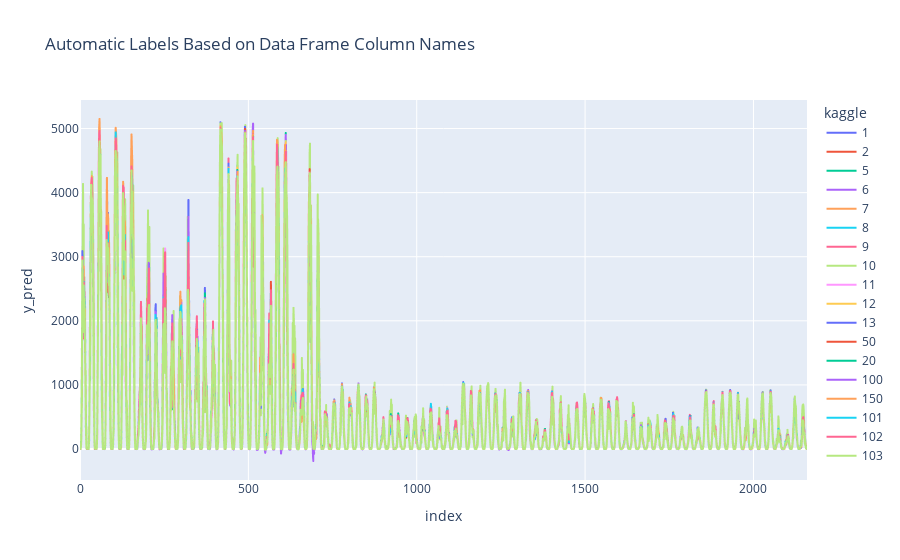

Notebook cell for this chart:
### Code cell
fig = px.line(ret.reset_index(), x="index", y="y_pred", color="kaggle",
                title="Automatic Labels Based on Data Frame Column Names")
fig.show()

### Figure 1 — Plotly figure (JSON) as saved in the notebook; plotly's stock layout.template omitted (floating-point values rounded to 4 significant figures; data arrays with more than 128 entries replaced by an {"elided": "..."} marker saying what was removed)
{"data": [{"hovertemplate": "kaggle=1<br>index=%{x}<br>y_pred=%{y}<extra></extra>", "legendgroup": "1", "line": {"color": "#636efa", "dash": "solid"}, "marker": {"symbol": "circle"}, "mode": "lines", "name": "1", "showlegend": true, "type": "scattergl", "x": {"elided": "2160 int values"}, "xaxis": "x", "y": {"elided": "2160 float values"}, "yaxis": "y"}, {"hovertemplate": "kaggle=2<br>index=%{x}<br>y_pred=%{y}<extra></extra>", "legendgroup": "2", "line": {"color": "#EF553B", "dash": "solid"}, "marker": {"symbol": "circle"}, "mode": "lines", "name": "2", "showlegend": true, "type": "scattergl", "x": {"elided": "2160 int values"}, "xaxis": "x", "y": {"elided": "2160 float values"}, "yaxis": "y"}, {"hovertemplate": "kaggle=5<br>index=%{x}<br>y_pred=%{y}<extra></extra>", "legendgroup": "5", "line": {"color": "#00cc96", "dash": "solid"}, "marker": {"symbol": "circle"}, "mode": "lines", "name": "5", "showlegend": true, "type": "scattergl", "x": {"elided": "2160 int values"}, "xaxis": "x", "y": {"elided": "2160 float values"}, "yaxis": "y"}, {"hovertemplate": "kaggle=6<br>index=%{x}<br>y_pred=%{y}<extra></extra>", "legendgroup": "6", "line": {"color": "#ab63fa", "dash": "solid"}, "marker": {"symbol": "circle"}, "mode": "lines", "name": "6", "showlegend": true, "type": "scattergl", "x": {"elided": "2160 int values"}, "xaxis": "x", "y": {"elided": "2160 float values"}, "yaxis": "y"}, {"hovertemplate": "kaggle=7<br>index=%{x}<br>y_pred=%{y}<extra></extra>", "legendgroup": "7", "line": {"color": "#FFA15A", "dash": "solid"}, "marker": {"symbol": "circle"}, "mode": "lines", "name": "7", "showlegend": true, "type": "scattergl", "x": {"elided": "2160 int values"}, "xaxis": "x", "y": {"elided": "2160 float values"}, "yaxis": "y"}, {"hovertemplate": "kaggle=8<br>index=%{x}<br>y_pred=%{y}<extra></extra>", "legendgroup": "8", "line": {"color": "#19d3f3", "dash": "solid"}, "marker": {"symbol": "circle"}, "mode": "lines", "name": "8", "showlegend": true, "type": "scattergl", "x": {"elided": "2160 int values"}, "xaxis": "x", "y": {"elided": "2160 float values"}, "yaxis": "y"}, {"hovertemplate": "kaggle=9<br>index=%{x}<br>y_pred=%{y}<extra></extra>", "legendgroup": "9", "line": {"color": "#FF6692", "dash": "solid"}, "marker": {"symbol": "circle"}, "mode": "lines", "name": "9", "showlegend": true, "type": "scattergl", "x": {"elided": "2160 int values"}, "xaxis": "x", "y": {"elided": "2160 float values"}, "yaxis": "y"}, {"hovertemplate": "kaggle=10<br>index=%{x}<br>y_pred=%{y}<extra></extra>", "legendgroup": "10", "line": {"color": "#B6E880", "dash": "solid"}, "marker": {"symbol": "circle"}, "mode": "lines", "name": "10", "showlegend": true, "type": "scattergl", "x": {"elided": "2160 int values"}, "xaxis": "x", "y": {"elided": "2160 float values"}, "yaxis": "y"}, {"hovertemplate": "kaggle=11<br>index=%{x}<br>y_pred=%{y}<extra></extra>", "legendgroup": "11", "line": {"color": "#FF97FF", "dash": "solid"}, "marker": {"symbol": "circle"}, "mode": "lines", "name": "11", "showlegend": true, "type": "scattergl", "x": {"elided": "2160 int values"}, "xaxis": "x", "y": {"elided": "2160 float values"}, "yaxis": "y"}, {"hovertemplate": "kaggle=12<br>index=%{x}<br>y_pred=%{y}<extra></extra>", "legendgroup": "12", "line": {"color": "#FECB52", "dash": "solid"}, "marker": {"symbol": "circle"}, "mode": "lines", "name": "12", "showlegend": true, "type": "scattergl", "x": {"elided": "2160 int values"}, "xaxis": "x", "y": {"elided": "2160 float values"}, "yaxis": "y"}, {"hovertemplate": "kaggle=13<br>index=%{x}<br>y_pred=%{y}<extra></extra>", "legendgroup": "13", "line": {"color": "#636efa", "dash": "solid"}, "marker": {"symbol": "circle"}, "mode": "lines", "name": "13", "showlegend": true, "type": "scattergl", "x": {"elided": "2160 int values"}, "xaxis": "x", "y": {"elided": "2160 float values"}, "yaxis": "y"}, {"hovertemplate": "kaggle=50<br>index=%{x}<br>y_pred=%{y}<extra></extra>", "legendgroup": "50", "line": {"color": "#EF553B", "dash": "solid"}, "marker": {"symbol": "circle"}, "mode": "lines", "name": "50", "showlegend": true, "type": "scattergl", "x": {"elided": "2160 int values"}, "xaxis": "x", "y": {"elided": "2160 float values"}, "yaxis": "y"}, {"hovertemplate": "kaggle=20<br>index=%{x}<br>y_pred=%{y}<extra></extra>", "legendgroup": "20", "line": {"color": "#00cc96", "dash": "solid"}, "marker": {"symbol": "circle"}, "mode": "lines", "name": "20", "showlegend": true, "type": "scattergl", "x": {"elided": "2160 int values"}, "xaxis": "x", "y": {"elided": "2160 float values"}, "yaxis": "y"}, {"hovertemplate": "kaggle=100<br>index=%{x}<br>y_pred=%{y}<extra></extra>", "legendgroup": "100", "line": {"color": "#ab63fa", "dash": "solid"}, "marker": {"symbol": "circle"}, "mode": "lines", "name": "100", "showlegend": true, "type": "scattergl", "x": {"elided": "2160 int values"}, "xaxis": "x", "y": {"elided": "2160 float values"}, "yaxis": "y"}, {"hovertemplate": "kaggle=150<br>index=%{x}<br>y_pred=%{y}<extra></extra>", "legendgroup": "150", "line": {"color": "#FFA15A", "dash": "solid"}, "marker": {"symbol": "circle"}, "mode": "lines", "name": "150", "showlegend": true, "type": "scattergl", "x": {"elided": "2160 int values"}, "xaxis": "x", "y": {"elided": "2160 float values"}, "yaxis": "y"}, {"hovertemplate": "kaggle=101<br>index=%{x}<br>y_pred=%{y}<extra></extra>", "legendgroup": "101", "line": {"color": "#19d3f3", "dash": "solid"}, "marker": {"symbol": "circle"}, "mode": "lines", "name": "101", "showlegend": true, "type": "scattergl", "x": {"elided": "2160 int values"}, "xaxis": "x", "y": {"elided": "2160 float values"}, "yaxis": "y"}, {"hovertemplate": "kaggle=102<br>index=%{x}<br>y_pred=%{y}<extra></extra>", "legendgroup": "102", "line": {"color": "#FF6692", "dash": "solid"}, "marker": {"symbol": "circle"}, "mode": "lines", "name": "102", "showlegend": true, "type": "scattergl", "x": {"elided": "2160 int values"}, "xaxis": "x", "y": {"elided": "2160 float values"}, "yaxis": "y"}, {"hovertemplate": "kaggle=103<br>index=%{x}<br>y_pred=%{y}<extra></extra>", "legendgroup": "103", "line": {"color": "#B6E880", "dash": "solid"}, "marker": {"symbol": "circle"}, "mode": "lines", "name": "103", "showlegend": true, "type": "scattergl", "x": {"elided": "2160 int values"}, "xaxis": "x", "y": {"elided": "2160 float values"}, "yaxis": "y"}], "layout": {"legend": {"title": {"text": "kaggle"}, "tracegroupgap": 0}, "title": {"text": "Automatic Labels Based on Data Frame Column Names"}, "xaxis": {"anchor": "y", "domain": [0, 1], "title": {"text": "index"}}, "yaxis": {"anchor": "x", "domain": [0, 1], "title": {"text": "y_pred"}}}}
